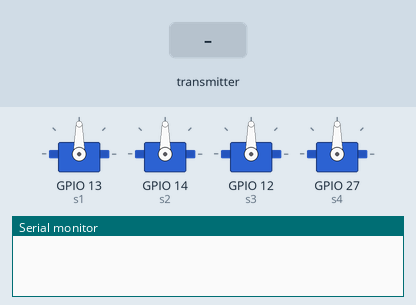
Recording of a sketch running on a simulated ESP32. Shown: 4 × servo, the last lines printed to the serial monitor. Inputs (shaded band) come from the test bench.

Above: at 1.2 s.
1.3 s: the transmitter starts sending angle1 = 0
At 2.5 s:
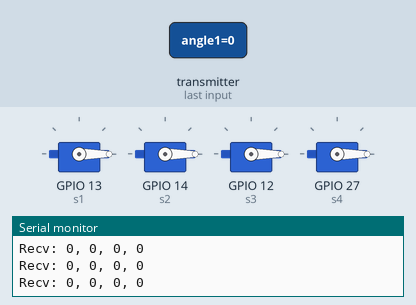
2.8 s: the transmitter starts sending angle2 = 45
At 3.9 s:
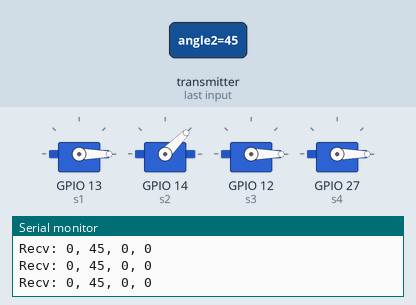
4.3 s: the transmitter starts sending angle3 = 45
At 5.0 s:
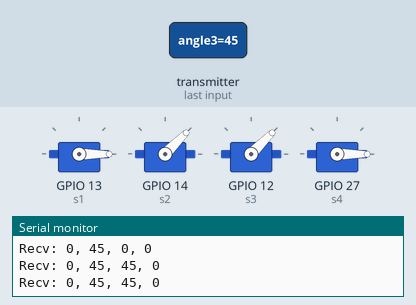
5.8 s: the transmitter starts sending angle4 = 45
At 6.2 s:
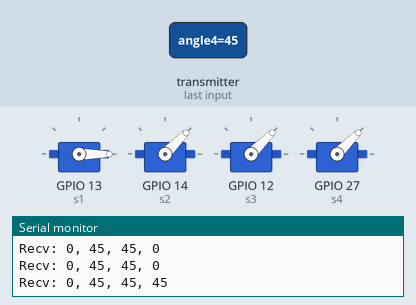
7.3 s: the transmitter starts sending angle1 = 45
At 8.5 s:
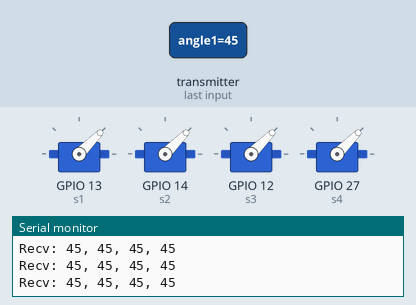
8.8 s: the transmitter starts sending angle2 = 0
At 9.6 s:
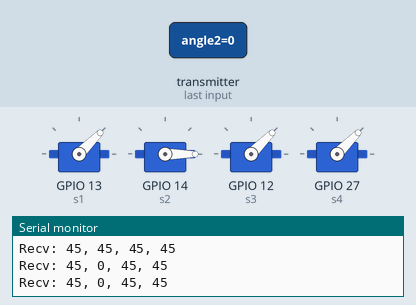
Timing chart, 0 to 11.3 s (numbered marks = the images above; inputs shaded):
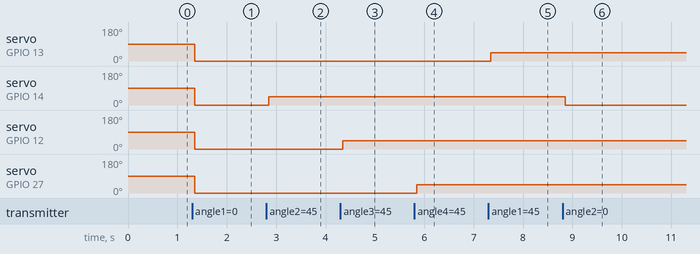

The sketch:

slave.ino
```cpp
#include <esp_now.h>
#include <WiFi.h>
#include <ESP32Servo.h>

Servo s1, s2, s3, s4;

typedef struct struct_message {
    int angle1;
    int angle2;
    int angle3;
    int angle4;
} struct_message;

struct_message incomingData;

void OnDataRecv(const esp_now_recv_info *info, const uint8_t *incomingBytes, int len) {
  memcpy(&incomingData, incomingBytes, sizeof(incomingData));

  s1.write(incomingData.angle1);
  s2.write(incomingData.angle2);
  s3.write(incomingData.angle3);
  s4.write(incomingData.angle4);

  Serial.printf("Recv: %d, %d, %d, %d\n", incomingData.angle1, incomingData.angle2, incomingData.angle3, incomingData.angle4);
}

void setup() {
  Serial.begin(115200);
  WiFi.mode(WIFI_STA);

  // Servo Pins: 13, 14, 12, 27
  s1.attach(13);
  s2.attach(14);
  s3.attach(12);
  s4.attach(27);

  if (esp_now_init() != ESP_OK) return;

  esp_now_register_recv_cb((esp_now_recv_cb_t)OnDataRecv);
}

void loop() {}
```

Measured:
- after the input at 1.3 s, servo on GPIO 13 (s1), servo on GPIO 14 (s2), servo on GPIO 12 (s3), servo on GPIO 27 (s4): 90° → 0° after 0.05 s
- after the input at 2.8 s, servo on GPIO 14 (s2): 0° → 45° after 0.05 s
- after the input at 4.3 s, servo on GPIO 12 (s3): 0° → 45° after 0.05 s
- after the input at 5.8 s, servo on GPIO 27 (s4): 0° → 45° after 0.05 s
- after the input at 7.3 s, servo on GPIO 13 (s1): 0° → 45° after 0.05 s
- after the input at 8.8 s, servo on GPIO 14 (s2): 45° → 0° after 0.05 s
